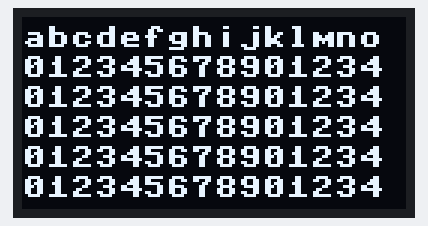
Simulated run of this program. Board: ESP8266 board running MicroPython. Parts: 128×64 one-colour display. Library files of the repository ran but are not shown: ssd1306.py.

Above: at 0.3 s.

The program:

wemos_oled_test.py
```python
from machine import Pin,I2C
import time, ssd1306


while True:
    try:
        i2c = I2C(scl=Pin(2), sda=Pin(0), freq=100000)
        lcd = ssd1306.SSD1306_I2C(128,64,i2c)
        lcd.text("abcdefghijklmno",0,3)
        lcd.text("012345678901234",0,13)
        lcd.text("012345678901234",0,23)
        lcd.text("012345678901234",0,33)
        lcd.text("012345678901234",0,43)
        lcd.text("012345678901234",0,53)
        lcd.show()
        time.sleep(1)
    except:
        pass
```

Measured:
- what the display in image 0 shows lasts 1.1 s, from 0.2 s to 1.3 s
